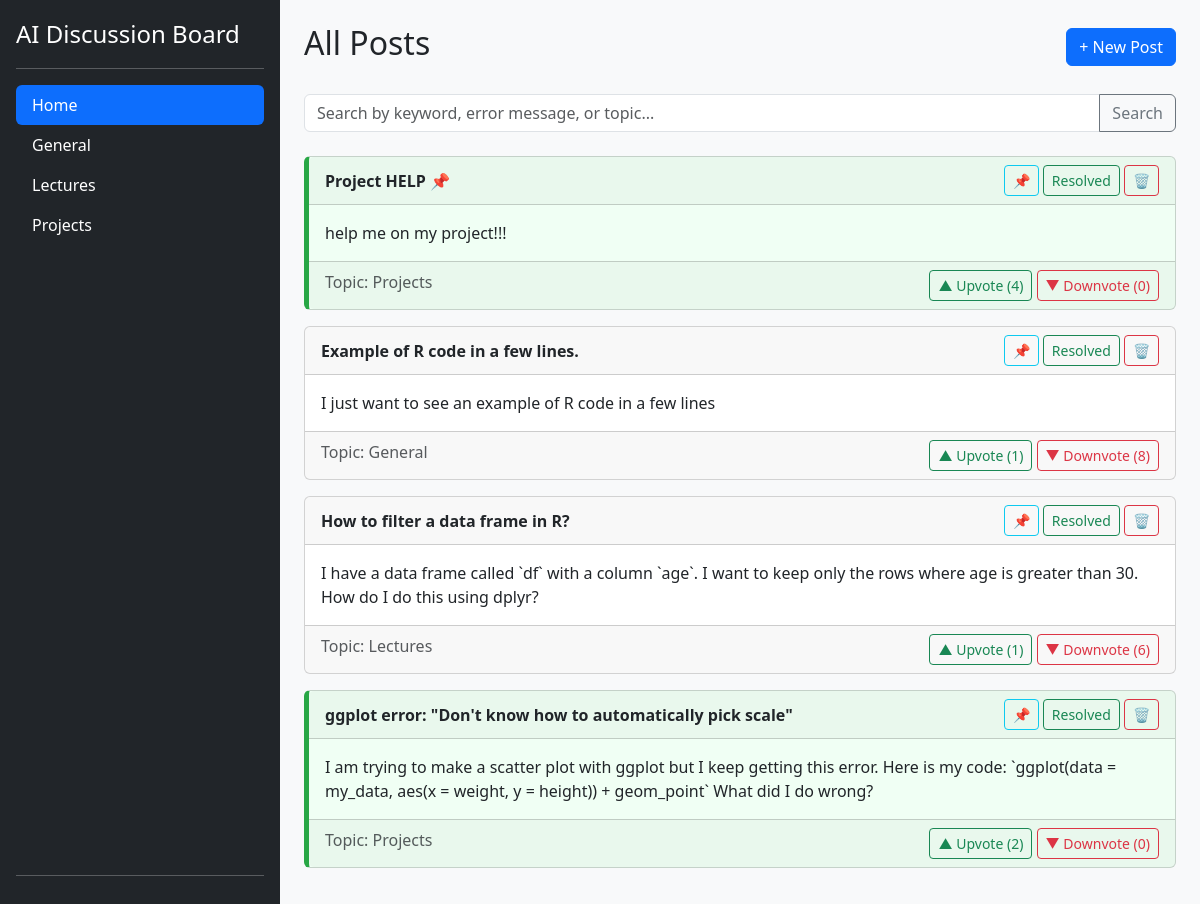
The page / on the database its author committed.
### tables this page shows
CREATE TABLE posts (
            id INTEGER PRIMARY KEY AUTOINCREMENT,
            title TEXT NOT NULL,
            question_body TEXT NOT NULL,
            ai_response TEXT,
            upvotes INTEGER DEFAULT 0,
            downvotes INTEGER DEFAULT 0,
            created_at TIMESTAMP DEFAULT CURRENT_TIMESTAMP,
            topic TEXT NOT NULL
        , is_pinned INTEGER DEFAULT 0, is_resolved INTEGER DEFAULT 0);

### app.py (the view)
@app.route('/')
def index():
    posts = get_all_posts()
    return render_template('index.html', posts=posts, current_topic='Home')

### database.py (called while the page is built)
def get_db_connection():
    conn = sqlite3.connect('discussion.db')
    conn.row_factory = sqlite3.Row  # This lets us access columns by name
    return conn

def get_all_posts():
    conn = get_db_connection()
    posts = conn.execute('SELECT * FROM posts ORDER BY is_pinned DESC, created_at DESC').fetchall()
    conn.close()
    return posts

### templates/index.html (shortened to what this page needs)
{% extends 'base.html' %}
{% block content %}
<div class="d-flex justify-content-between align-items-center mb-4">
    <h1 class="h2">
        {% if current_topic == 'Home' %}
            All Posts
        {% else %}
            {{ current_topic }} Discussion
        {% endif %}
    </h1>
    <button type="button" class="btn btn-primary" data-bs-toggle="modal" data-bs-target="#newPostModal">
        + New Post
    </button>
</div>
<form action="{{ url_for('search') }}" method="get" class="mb-4">
    <div class="input-group">
        <input type="text" class="form-control" placeholder="Search by keyword, error message, or topic..." name="query" value="{{ search_query or '' }}">
        <button class="btn btn-outline-secondary" type="submit">Search</button>
    </div>
</form>
{% for post in posts %}
<div class="card mb-3 post-card {% if post['is_resolved'] %}resolved-card{% endif %}" style="cursor: pointer;"
     data-title="{{ post['title'] }}"
     data-full-question="{{ post['question_body'] }}"
     data-full-answer="{{ post['ai_response'] }}">
     <div class="card-header d-flex justify-content-between align-items-center">
        <strong>{{ post['title'] }} {% if post['is_pinned'] %}📌{% endif %}</strong>
        <div>
            <button class="btn btn-sm btn-outline-info admin-btn" data-post-id="{{ post['id'] }}" data-action="pin">
                📌
            </button>
            <button class="btn btn-sm btn-outline-success admin-btn" data-post-id="{{ post['id'] }}" data-action="resolve">
                Resolved
            </button>
            <button class="btn btn-sm btn-outline-danger admin-btn" data-post-id="{{ post['id'] }}" data-action="delete">🗑️</button>
        </div>
    </div>
    <div class="card-body">
        <p class="card-text">{{ post['question_body'] | truncate(200) }}</p>
    </div>
    <div class="card-footer text-muted d-flex justify-content-between">
        <span>Topic: {{ post['topic'] }}</span>
        <div>
            <button class="btn btn-sm btn-outline-success vote-btn" data-post-id="{{ post['id'] }}" data-vote-type="up">
                ▲ Upvote (<span id="upvotes-{{ post['id'] }}">{{ post['upvotes'] }}</span>)
            </button>
            <button class="btn btn-sm btn-outline-danger vote-btn" data-post-id="{{ post['id'] }}" data-vote-type="down">
                ▼ Downvote (<span id="downvotes-{{ post['id'] }}">{{ post['downvotes'] }}</span>)
            </button>
        </div>
    </div>
</div>
{% endfor %}
{% endblock %}

### templates/base.html (shortened to what this page needs)
<!doctype html>
<html lang="en">
<head>
    <link href="https://cdn.jsdelivr.net/npm/bootstrap@5.3.3/dist/css/bootstrap.min.css" rel="stylesheet">
    <link rel="stylesheet" href="{{ url_for('static', filename='css/style.css') }}">
    <link rel="stylesheet" href="https://cdnjs.cloudflare.com/ajax/libs/highlight.js/11.9.0/styles/atom-one-light.min.css">
</head>
    <body style="overflow: hidden;">
        <div class="main-grid-container">
            <nav class="d-flex flex-column flex-shrink-0 p-3 text-white bg-dark">
                <a href="/" class="d-flex align-items-center mb-3 mb-md-0 me-md-auto text-white text-decoration-none">
                    <span class="fs-4">AI Discussion Board</span>
                </a>
                <hr>
                <ul class="nav nav-pills flex-column mb-auto">
                    <li class="nav-item">
                        <a href="{{ url_for('index') }}" class="nav-link {% if current_topic == 'Home' %}active{% else %}text-white{% endif %}">
                            Home
                        </a>
                    </li>
                    <li>
                        <a href="{{ url_for('topic_view', topic_name='General') }}" class="nav-link {% if current_topic == 'General' %}active{% else %}text-white{% endif %}">
                            General
                        </a>
                    </li>
                    <li>
                        <a href="{{ url_for('topic_view', topic_name='Lectures') }}" class="nav-link {% if current_topic == 'Lectures' %}active{% else %}text-white{% endif %}">
                            Lectures
                        </a>
                    </li>
                    <li>
                        <a href="{{ url_for('topic_view', topic_name='Projects') }}" class="nav-link {% if current_topic == 'Projects' %}active{% else %}text-white{% endif %}">
                            Projects
                        </a>
                    </li>
                </ul>
                <hr>
            </nav>
            <main class="p-4">
                {% block content %}{% endblock %}
            </main>
        </div>
        </body>
</html>

### static/css/style.css (style rules this page uses)
.main-grid-container { display: grid; grid-template-columns: 280px 1fr; height: 100vh; transition: grid-template-columns 0.3s ease-in-out; }
.main-grid-container > main, .main-grid-container > aside { height: 100vh; overflow-y: auto; }
.main-grid-container > main { background-color: #f8f9fa; }
.resolved-card { border-left: 5px solid #28a745; background-color: #f0fff4; }

### rows shown on the page
posts: title "Project HELP", question_body "help me on my project!!!", topic "Projects", upvotes "4", downvotes "0"
posts: title "Example of R code in a few lines.", question_body "I just want to see an example of R code in a few lines", topic "General", upvotes "1", downvotes "8"
posts: title "How to filter a data frame in R?", question_body "I have a data frame called `df` with a column `age`. I want to keep only the rows where age is greater than 30. How do I do this using dplyr?", topic "Lectures", upvotes "1", downvotes "6"
posts: title "ggplot error: \"Don't know how to automatically pick scale\"", question_body "I am trying to make a scatter plot with ggplot but I keep getting this error. Here is my code: `ggplot(data = my_data, aes(x = weight, y = height)) + geom_point` What did I do wrong?", topic "Projects", upvotes "2", downvotes "0"
